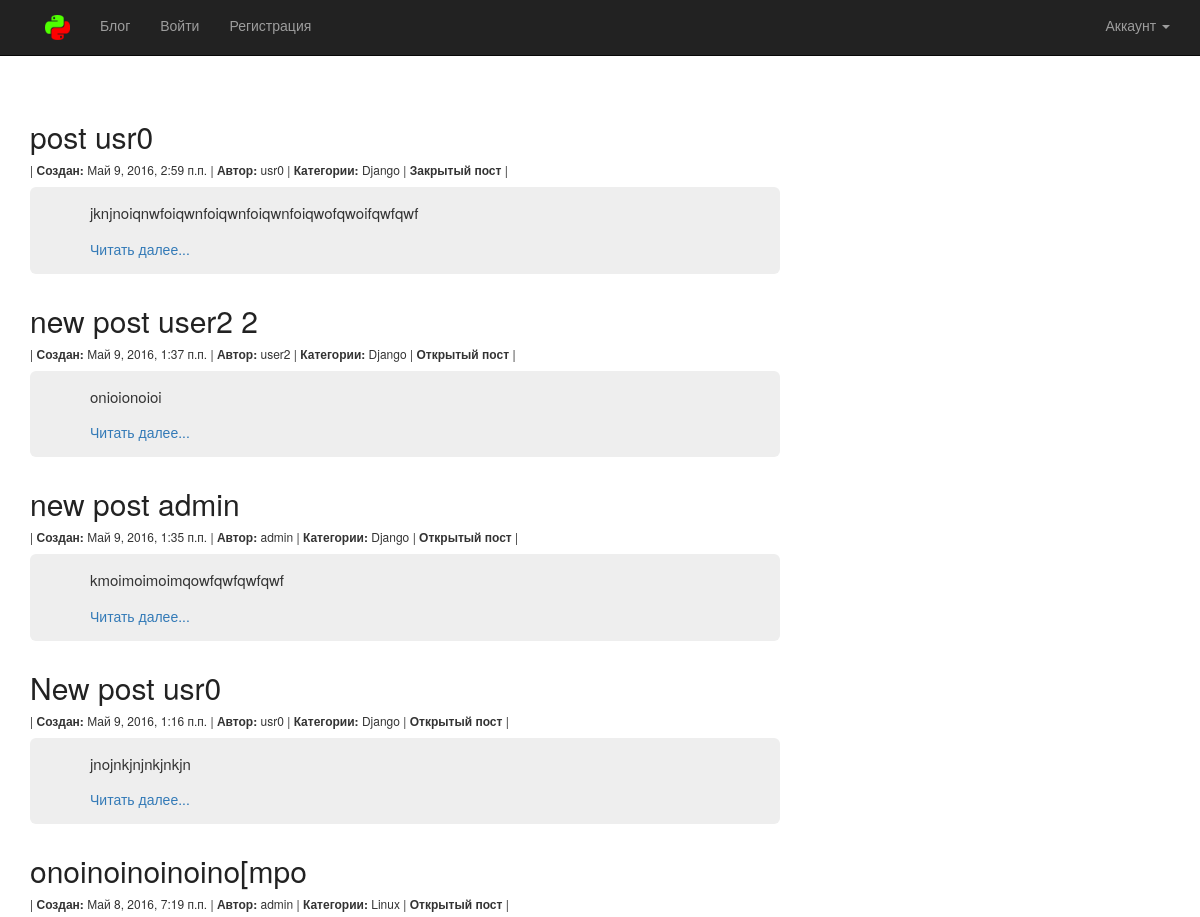
The app's page / (upper part), older data.
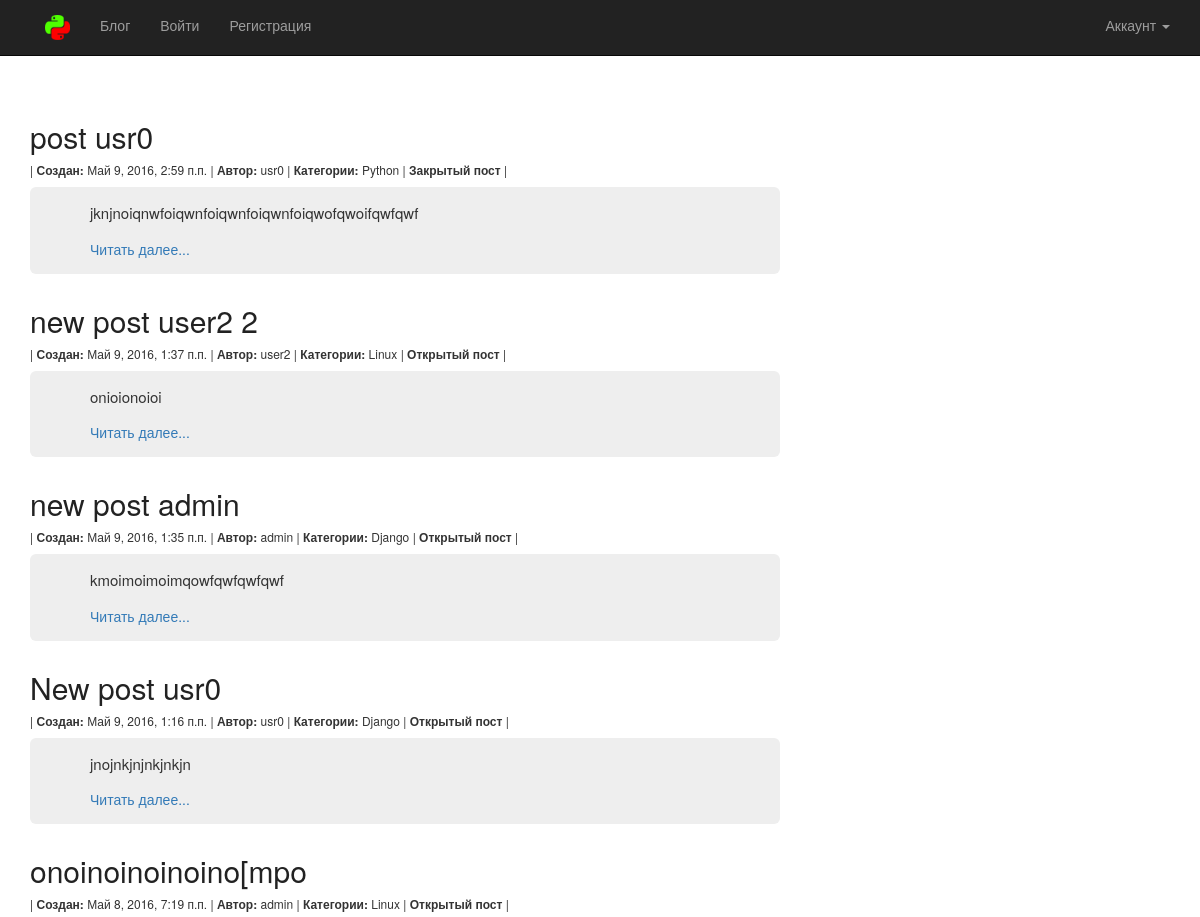
The same page, newer data.
### blog/models.py (models this page shows, shortened)
class Article(models.Model):
    article_title = models.CharField(max_length=100)
    article_text = models.TextField()
    article_date_create = models.DateTimeField(default=timezone.now)
    article_date_modify = models.DateTimeField(default=timezone.now)
    article_access = models.BooleanField(default=True)
    article_autor = models.ForeignKey(User)
    article_tag = models.ManyToManyField(Tags)
    article_count = models.ManyToManyField('CountArticle')

class Tags(models.Model):
    tags_name = models.CharField(max_length=50)
    def __str__(self):
        return self.tags_name

### blog/views.py (the view)
# urls.py: url(r'^$', views.HomeView.as_view(), name='home'),
class HomeView(generic.ListView):
    template_name = 'blog/home.html'
    context_object_name = 'post_blog'
    def get_queryset(self):
        return Article.objects.order_by('-article_date_create').all()

### blog/context_processors.py (called while the page is built, shortened)
def total_count(request):
    return {}

### blog/templates/blog/home.html (shortened to what this page needs)
{% load staticfiles %}
<!DOCTYPE html>
<html lang="ru">
<head>
    {% block load_css %}
      <link href="{% static 'blog/css/bootstrap.css' %}" rel="stylesheet">
      <link rel="stylesheet" type="text/css" href="{% static 'blog/style.css' %}">
    {% endblock load_css %}
</head>
<body>
  {% block header %}
    <div class="container-fluit">
      <div class="row">
        <div class="navbar navbar-inverse navbar-fixed-top">
          <div class="container">
            <ul class="nav navbar-nav navbar-right">
              <li class="dropdown">
                <a class="dropdown-toggle" data-toggle="dropdown" role="button" aria-expanded="false">Аккаунт <span class="caret"></span></a>
              </li>
            </ul>
            <div class="collapse navbar-collapse">
              <ul class="nav navbar-nav">
                <li><a><img src="{% static 'blog/image/pycon.png' %}" width="25" height="25"></a><li>
                <li><a href="{% url 'blog:home' %}">Блог</a></li>
                {% if request.user.is_authenticated %}
                  <li><a href="{% url 'blog:edit' %}">Мои посты</a></li>
                  <li><a href="{% url 'blog:newpost' %}">Новый пост</a></li>
                  <li><a href="{% url 'blog:logout' %}">Выйти</a></li>
                {% else %}
                  <li><a href="{% url 'blog:login' %}">Войти</a></li>
                  <li><a href="{% url 'blog:reg' %}">Регистрация</a></li>
                {% endif %}
              </ul>
            </div>
          </div>
        </div>
      </div>
    </div>
  {% endblock header %}
  {% block post %}
    {% if post_blog %}
      <div class="container blog-post">
        <div class="row">
          <div class="col-lg-8 col-md-8">
            {% for x in post_blog %}
              <div>
                <h2 class="article-title">
                  <a class="article-title" href="{% url 'blog:full' x.id %}"> {{ x.article_title }} </a>
                </h2>
              </div>
              <h6>|
                <b>Создан:</b> {{ x.article_date_create }} |
                <b>Автор:</b> {{ x.article_autor }} |
                <b>Категории:</b>
                {% for tag in x.article_tag.all %}
                  {{ tag }}
                {% endfor %}|
                {% if x.article_access %}
                  <b>Открытый пост</b>
                {% else %}
                  <b>Закрытый пост</b>
                {% endif %} |
              </h6>
              <div class="jumbotron">
                <p class="text-justify">
                  {{ x.article_text|safe|truncatewords_html:20 }}
                </p>
                <a href="{% url 'blog:full' x.id %}">Читать далее...</a>
              </div>
            {% endfor %}
          </div>
        </div>
      </div>
    {% endif %}
  {% endblock post %}
</body>
</html>

Row changes from the older to the newer data that the page shows:
changed Article "post usr0": gains Tags (tags_name "Python"); loses Tags (tags_name "Django")
changed Article "new post user2 2": gains Tags (tags_name "Linux"); loses Tags (tags_name "Django")
